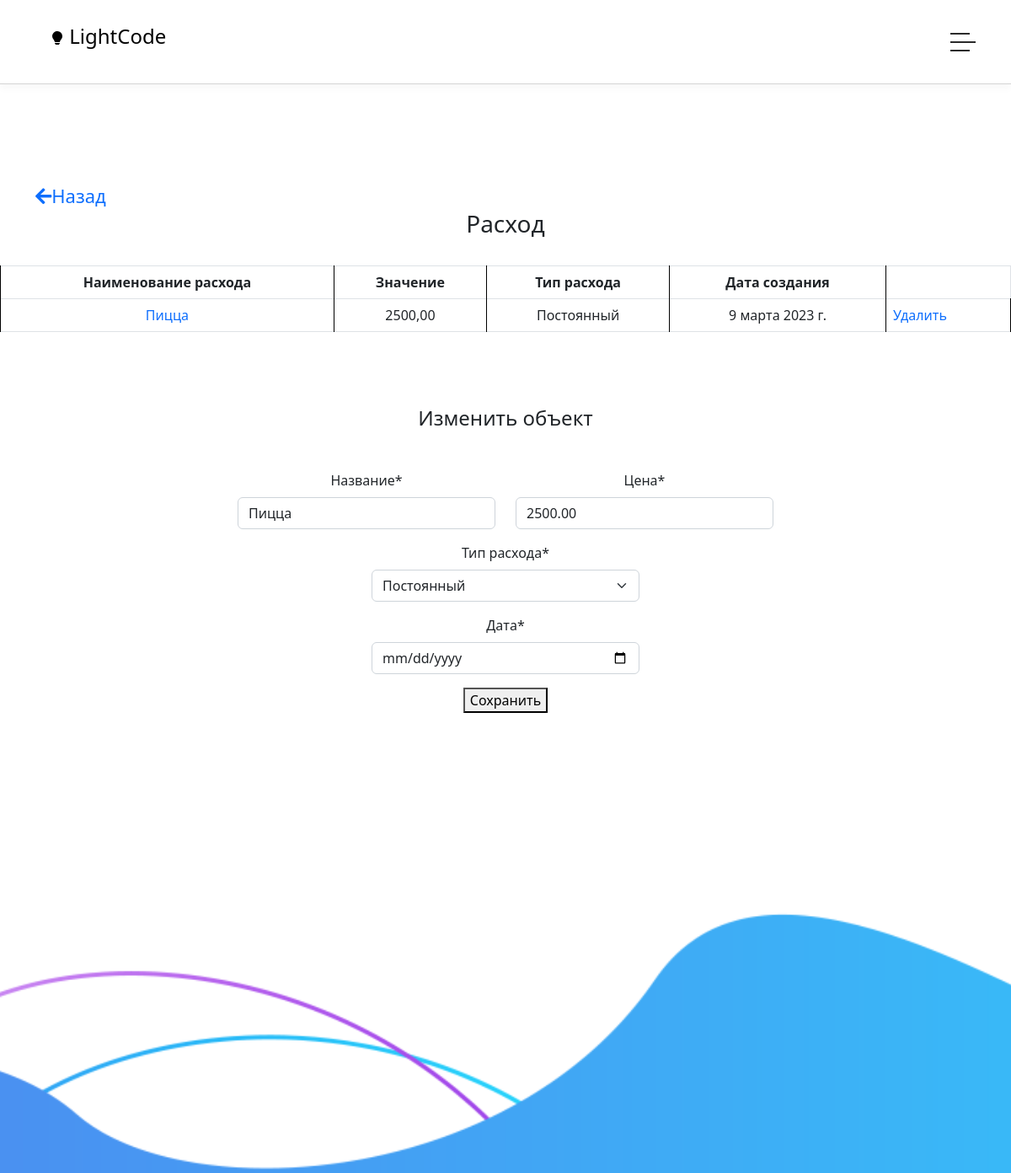
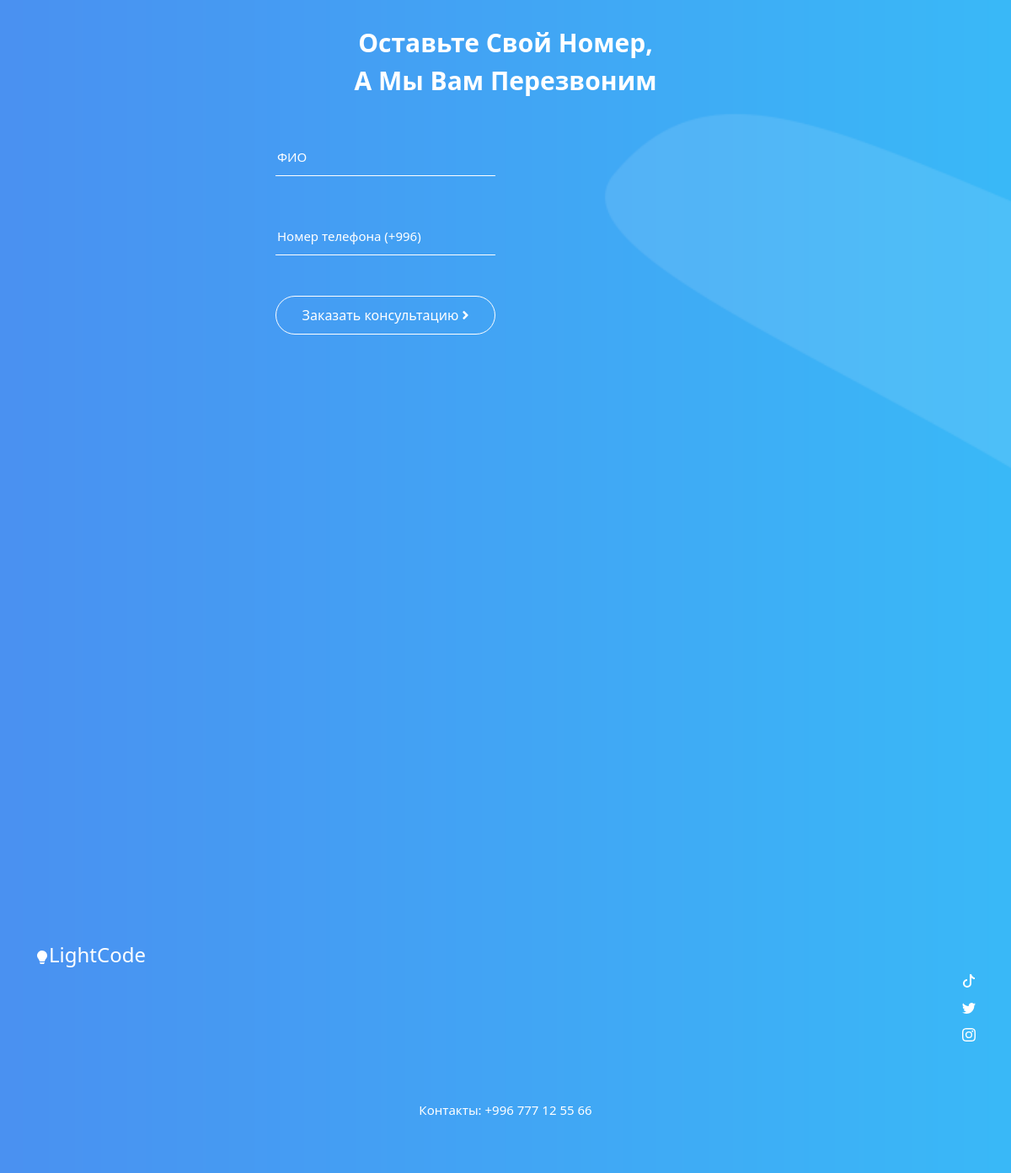
The app's page /srm/expense_detail/1/ (signed in) with its own data (2 pictures, top to bottom).
### srm/models.py (models this page shows, shortened)
class Expense(models.Model):
    title = models.CharField(max_length=123, verbose_name='Название')
    value = models.DecimalField(decimal_places=2, max_digits=12, default=0.00, verbose_name='Цена')
    flow_type = models.PositiveSmallIntegerField(
        choices=(
            (1, 'Постоянный'),
            (2, 'Одноразовый'),
            (3, 'Сотрудник'),
            (4, 'Возврат'),
        ),
        verbose_name='Тип расхода'
    )
    date_of_payment = models.DateField(verbose_name='Дата')
    created_date = models.DateField(auto_now_add=True, verbose_name='Дата создания')
    class Meta:
        verbose_name = 'Расходы'
        verbose_name_plural = 'Расходы'

### srm/views.py (the view)
# urls.py: path('expense_detail/<int:pk>/', views.expense_detail, name='expense_detail'),
@user_passes_test(lambda u: u.is_admin, login_url='/registration/')
def expense_detail(request, pk):
    expense = get_object_or_404(Expense, id=pk)
    if request.method == 'POST':
        form = ExpenseForm(request.POST, instance=expense)
        if form.is_valid():
            form.save()
            return redirect('income_list')
        messages.error(request, 'Повторите попытку, убедитесь что поля заполнены в правильном формате')
    else:
        form = ExpenseForm(instance=expense)
    return render(request, template_name='srm/expense_detail.html', context={'expense': expense, 'form': form})

### srm/forms.py
class ExpenseForm(forms.ModelForm):
    date_of_payment = forms.DateField(widget=forms.widgets.DateInput(
        attrs={'type': 'date', 'placeholder': 'yyyy-mm-dd (DOB)', 'class': 'form-control'}),
        label='Дата'
    )
    class Meta:
        model = Expense
        fields = ['title', 'value', 'flow_type', 'date_of_payment']

### srm/templates/srm/expense_detail.html (shortened to what this page needs)
{% extends 'base.html' %}
{% load static %}
{% load crispy_forms_tags %}
{% block nav %}
  <header class="header-area header-sticky wow slideInDown" data-wow-duration="0.75s" data-wow-delay="0s">
    <div class="container">
      <div class="row">
        <div class="col-12">
          <nav class="main-nav">
            <a href="{% url 'index' %}" class="logo">
                <h4 style="color: black;"><br> LightCode</h4>
            </a>
            <a class='menu-trigger'>
                <span>Menu</span>
            </a>
          </nav>
        </div>
      </div>
    </div>
  </header>
{% endblock nav %}
{% block content %}
<br><br><br><br><br><br><br><br><br>
<div class="container">
  <a style="font-size: 22px;" href="{% url 'income_list' %}"><i class="fa fa-arrow-left"></i>Назад </a>
</div>
<center>
    <h3>Расход</h3>
  <br>
  <table class="table table-bordered">
  <tbody>
    <tr>
      <th style="text-align: center; margin: 0 10px;" >Наименование расхода</th>
      <th style="text-align: center; margin: 0 10px;" >Значение</th>
      <th style="text-align: center; margin: 0 10px;" >Тип расхода</th>
      <th style="text-align: center; margin: 0 10px;" >Дата создания</th>
    </tr>
    <tr>
      <td style="text-align: center; margin: 0 10px;"><a href="{% url 'expense_detail' expense.id %}" >{{ expense.title }}</a></td>
      <td style="text-align: center; margin: 0 10px;" >{{ expense.value }}</td>
      <td style="text-align: center; margin: 0 10px;" >{{ expense.get_flow_type_display }}</td>
      <td style="text-align: center; margin: 0 10px;" >{{ expense.created_date }}</td>
        <td><a href="{% url 'expense_delete' expense.id %}">Удалить</a></td>
    </tr>
  </tbody>
</table>
  <br>
  <br>
  <br>
  <h4>Изменить объект</h4><br>
      <div class="container mt-3" style="width: 55%; fon-size: 10px;">
    <form method="POST" action=".">
        <div class="row" >
            <div class="col-6" >
                {{ form.title|as_crispy_field }}
            </div>
            <div class="col-6" >
                {{ form.value|as_crispy_field }}
            </div>
        </div>
      <div class="col-6" >
          {{ form.flow_type|as_crispy_field }}
      </div>
        <div class="col-6" >
            {{ form.date_of_payment|as_crispy_field }}
        </div>
<button type="submit">Сохранить</button>
  </form>
      </div>
</center>
{% endblock %}

### static/css/templatemo-chain-app-dev.css (style rules this page uses)
html, body, div, span, applet, object, iframe, h1, h2, h3, h4, h5, h6, p, blockquote, div pre, a, abbr, acronym, address, big, cite, code, del, dfn, em, font, img, ins, kbd, q, s, samp, small, strike, strong, sub, sup, tt, var, b, u, i, center, dl, dt, dd, ol, ul, li, figure, header, nav, section, article, aside, footer, figcaption { margin: 0; padding: 0; border: 0; outline: 0; }
header, nav, section, article, aside, footer, hgroup { display: block; }
* { box-sizing: border-box; }
html, body { font-family: 'Roboto', sans-serif; font-weight: 400; background-color: #fff; -ms-text-size-adjust: 100%; -webkit-font-smoothing: antialiased; -moz-osx-font-smoothing: grayscale; }
a { text-decoration: none !important; }
h1, h2, h3, h4, h5, h6 { margin-top: 0px; margin-bottom: 0px; }
html, body { background: #fff; font-family: 'Roboto', sans-serif; }
.header-area { background-color: transparent; border-bottom: 1px solid rgba(42,42,42,0.2); position: absolute; left: 0px; right: 0px; z-index: 100; height: 100px; -webkit-transition: all .5s ease 0s; -moz-transition: all .5s ease 0s; -o-transition: all .5s ease 0s; transition: all .5s ease 0s; }
.header-area .main-nav { min-height: 80px; background: transparent; }
.header-area .main-nav .logo { float: left; -webkit-transition: all 0.3s ease 0s; -moz-transition: all 0.3s ease 0s; -o-transition: all 0.3s ease 0s; transition: all 0.3s ease 0s; }
.header-area .main-nav .logo { line-height: 100px; float: left; -webkit-transition: all 0.3s ease 0s; -moz-transition: all 0.3s ease 0s; -o-transition: all 0.3s ease 0s; transition: all 0.3s ease 0s; }
.header-area .main-nav .menu-trigger { cursor: pointer; display: block; position: absolute; top: 33px; width: 32px; height: 40px; text-indent: -9999em; z-index: 99; right: 40px; display: none; }
.header-area .main-nav .menu-trigger span, .header-area .main-nav .menu-trigger span:before, .header-area .main-nav .menu-trigger span:after { -moz-transition: all 0.4s; -o-transition: all 0.4s; -webkit-transition: all 0.4s; transition: all 0.4s; background-color: #2a2a2a; display: block; position: absolute; width: 30px; height: 2px; left: 0; }
.header-area .main-nav .menu-trigger span:before, .header-area .main-nav .menu-trigger span:after { -moz-transition: all 0.4s; -o-transition: all 0.4s; -webkit-transition: all 0.4s; transition: all 0.4s; background-color: #2a2a2a; display: block; position: absolute; width: 30px; height: 2px; left: 0; width: 75%; }
.header-area .main-nav .menu-trigger span:before, .header-area .main-nav .menu-trigger span:after { content: ""; }
.header-area .main-nav .menu-trigger span { top: 16px; }
.header-area .main-nav .menu-trigger span:before { -moz-transform-origin: 33% 100%; -ms-transform-origin: 33% 100%; -webkit-transform-origin: 33% 100%; transform-origin: 33% 100%; top: -10px; z-index: 10; }
.header-area .main-nav .menu-trigger span:after { -moz-transform-origin: 33% 0; -ms-transform-origin: 33% 0; -webkit-transform-origin: 33% 0; transform-origin: 33% 0; top: 10px; }
.header-area.header-sticky { min-height: 80px; }
@media (max-width: 1200px) { .header-area .main-nav:before { display: none; } }
@media (max-width: 1400px) { .header-area .main-nav .logo { color: #1e1e1e; } }
@media (max-width: 1400px) { .header-area { background-color: #fff; padding: 0px 15px; height: 100px; box-shadow: none; text-align: center; box-shadow: 0px 5px 8px rgba(0,0,0,0.03); } }
@media (max-width: 1400px) { .header-area .container { padding: 0px; } }
@media (max-width: 1400px) { .header-area .logo { margin-left: 30px; } }
@media (max-width: 1400px) { .header-area .menu-trigger { display: block !important; } }
@media (max-width: 1400px) { .header-area .main-nav { overflow: hidden; } }
@media (max-width: 1200px) { .header-area .main-nav .logo h4 { font-size: 24px; } }

### srm/templates/srm/expense_detail.html (style rules this page uses)
table, th, td { border: 1px solid black; }

### records on screen
Expense: title "Пицца", value "2500,00", flow_type "Постоянный", created_date "9 марта 2023 г.", value "2500.00"
